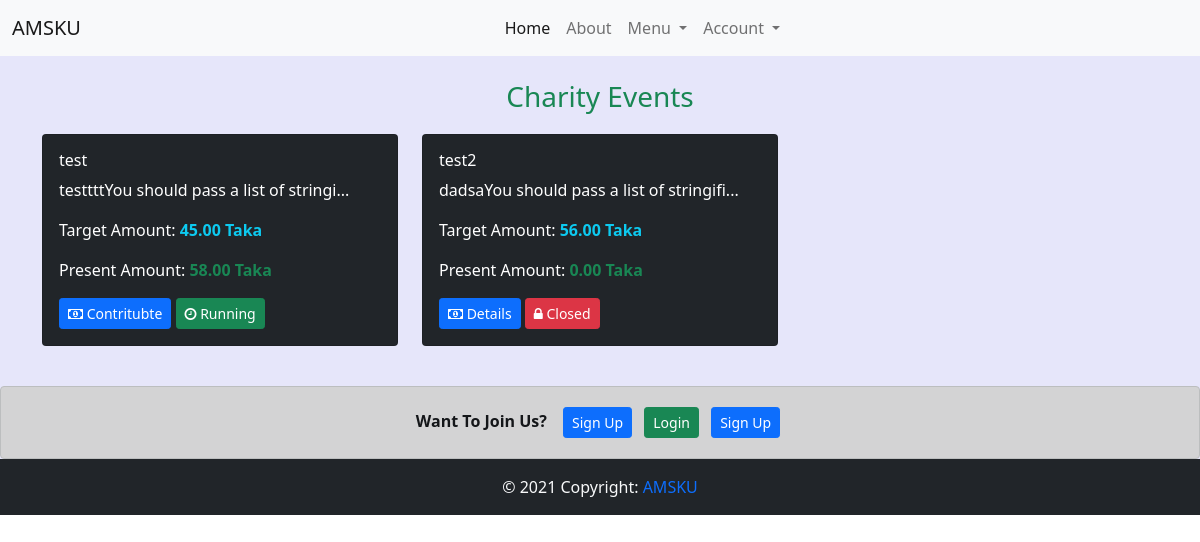
The app's page /charity-events/ with its own data.
### charity_events/models.py (models this page shows, shortened)
class Event(models.Model):
    discipline_list = ['Architecture','CSE','ECE','Math','URP','Physics','Chemistry','Stat','Pharmacy','BGE','FWT','FMRT','Agrotechnology','ES','SWE','BAD','HRM','DP','PM','DS','History','English','Bangla','IER','Sculpture','Econ','Sociology','MCJ','Law']
    Discipline_Choices = []
    for x in discipline_list:
        Discipline_Choices.append((x,x))
    headline = models.CharField(max_length=200)
    description = models.TextField()
    created_on = models.DateTimeField(default=datetime.now)
    discipline = models.CharField(max_length=255,choices=Discipline_Choices,blank=True)
    target_amount = models.DecimalField(max_digits=15, decimal_places=2)
    present_amount = models.DecimalField(max_digits=15, decimal_places=2,default=0)
    running = models.BooleanField(default=True)

### charity_events/views.py (the view)
# urls.py: path('',IndexView.as_view(),name='index_view'),
class IndexView(ListView):
    model = Event
    queryset = Event.objects.order_by('-running','created_on')
    template_name = 'charity_events/index.html'

### home/context_processors.py (called while the page is built)
def add_variable_to_context(request):
    current_news_letter = News_Letter.objects.all().order_by('-start_date').first()
    return {
        'current_newsletter':current_news_letter,
    }

### templates/charity_events/index.html
{% extends 'base.html' %}
{% block content %}
<h3 class='header text-success'>Charity Events</h3>
<div class="row">
    {% for event in event_list %}
        <div class="col-sm-4 mb-3">
            <div class="card bg-dark text-white">
                <div class="card-body">
                    <h6>{{event.headline}}</h6>
                    <p>{{event.description| slice:40}}...</p>
                    <p>Target Amount: <span class="text-info fw-bold">{{event.target_amount}} Taka</span> </p>
                    <p>Present Amount: <span class="text-success fw-bold">{{event.present_amount}} Taka</span></p>
                    {% if event.running %}
                    <a href={% url 'charity_events:detail_view' event.id %}><button class='btn btn-primary btn-sm'><i class='fa fa-money'></i> Contritubte</button></a>
                    <button class='btn btn-success btn-sm'><i class='fa fa-clock-o'></i> Running</button>
                    {% else %}
                    <a href={% url 'charity_events:detail_view' event.id %}><button class='btn btn-primary btn-sm'><i class='fa fa-money'></i> Details</button></a>
                    <button class='btn btn-danger btn-sm'><i class='fa fa-lock'></i> Closed</button>
                    {% endif %}
                </div>
            </div>
        </div>
        {% endfor %}
    </div>
{% endblock content %}

### templates/base.html (style rules this page uses)
* { padding: 0; margin: 0; }
.header { text-align: center; padding-bottom: 12px; }

### records on screen
Event: headline "test", description "testtttYou should pass a list of stringi", target_amount "45.00", present_amount "58.00", running True (drawn)
Event: headline "test2", description "dadsaYou should pass a list of stringifi", target_amount "56.00", present_amount "0.00", running False (drawn)
